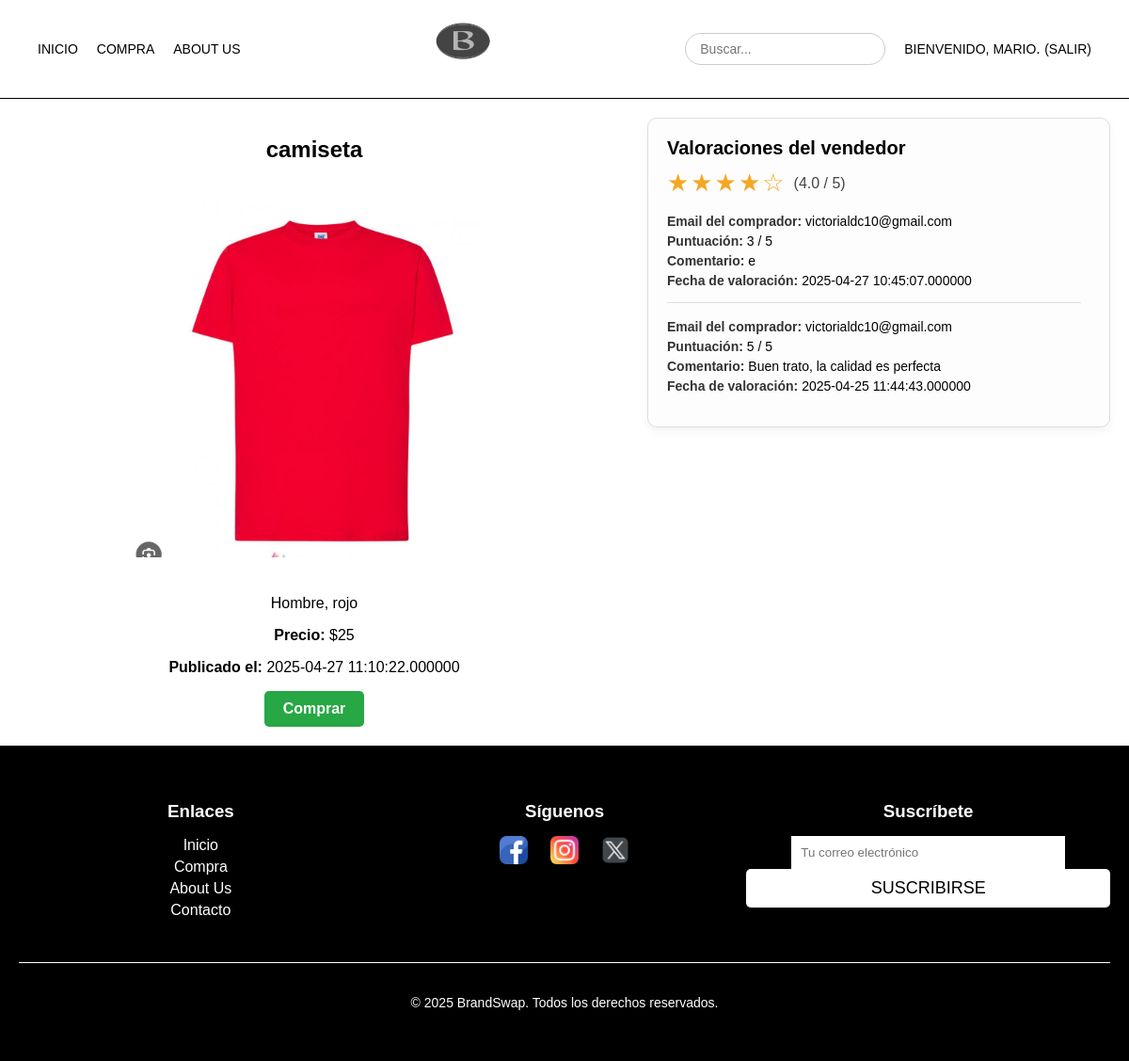
/verProducto.php?id=136 (signed in), run on the app's committed database.
### tables this page shows
CREATE TABLE `productos` (
  `id_producto` int(100) NOT NULL,
  `id_usuario` int(100) NOT NULL,
  `nombre_producto` varchar(100) NOT NULL,
  `descripcion` text NOT NULL,
  `precio` decimal(65,0) NOT NULL,
  `fecha_publicacion` timestamp(6) NOT NULL DEFAULT current_timestamp(6) ON UPDATE current_timestamp(6),
  `imagen` longtext DEFAULT NULL
);

CREATE TABLE `valoraciones` (
  `id_valoracion` int(11) NOT NULL,
  `id_comprador` int(11) NOT NULL,
  `id_vendedor` int(11) NOT NULL,
  `puntuacion` int(11) NOT NULL,
  `comentario` text NOT NULL,
  `fecha_valoracion` timestamp(6) NOT NULL DEFAULT current_timestamp(6) ON UPDATE current_timestamp(6),
  `id_producto` int(11) NOT NULL
);

CREATE TABLE `usuarios` (
  `id_usuario` int(20) NOT NULL,
  `nombre` varchar(100) NOT NULL,
  `email` varchar(100) NOT NULL,
  `contrasena` varchar(100) NOT NULL,
  `fecha_registro` datetime DEFAULT current_timestamp(),
  `foto_perfil` varchar(255) DEFAULT NULL,
  `tipo` varchar(20) NOT NULL DEFAULT 'user',
  `edad` int(11) DEFAULT NULL,
  `pais` varchar(50) DEFAULT NULL,
  `genero` enum('Hombre','Mujer','Otro') DEFAULT NULL,
  `telefono` varchar(20) DEFAULT NULL
);

### includes/valoraciones/valoracionDAO.php (called while the page is built, shortened)
<?php
require_once("valoracionDTO.php");
class valoracionDAO extends baseDAO implements IValoracion {
    public function obtenerValoracionesPorVendedor($id_vendedor)
{
    $conn = application::getInstance()->getConexionBd();
    $sql = "SELECT v.*, u.email AS email_comprador
            FROM valoraciones v
            JOIN usuarios u ON v.id_comprador = u.id_usuario
            WHERE v.id_vendedor = ?
            ORDER BY v.fecha_valoracion DESC";
    $stmt = $conn->prepare($sql);
    $stmt->bind_param("i", $id_vendedor);
    $stmt->execute();
    $result = $stmt->get_result();
    $valoraciones = [];
    while ($fila = $result->fetch_assoc()) {
        $valoracionDTO = new ValoracionDTO(
            $fila['id_valoracion'],
            $fila['id_comprador'],
            $fila['id_vendedor'],
            $fila['id_producto'],
            $fila['puntuacion'],
            $fila['comentario'],
            $fila['fecha_valoracion']
        );
        $valoracionDTO->emailComprador = $fila['email_comprador'];
        $valoraciones[] = $valoracionDTO;
    }
    return $valoraciones;
}
public function obtenerMediaPorVendedor($id_vendedor) {
    $conn = application::getInstance()->getConexionBd();
    $sql = "SELECT AVG(puntuacion) as media FROM valoraciones WHERE id_vendedor = ?";
    $stmt = $conn->prepare($sql);
    $stmt->bind_param("i", $id_vendedor);
    $stmt->execute();
    $stmt->bind_result($media);
    return $media ?? 0;
}
}
?>

### includes/productos/productoDAO.php (called while the page is built, shortened)
<?php
require_once("productoDTO.php");
class productoDAO extends baseDAO implements IProducto
{
    public function obtenerProductoPorId($id) {
        $conn = application::getInstance()->getConexionBd();
        $sql = "SELECT id_producto, id_usuario, nombre_producto, descripcion, precio, imagen, fecha_publicacion
                FROM productos WHERE id_producto = ?";
        $stmt = $conn->prepare($sql);
        $stmt->bind_param("i", $id);
        if (!$stmt->execute()) {
            return null;
        }
        $resultado = $stmt->get_result();
        if ($fila = $resultado->fetch_assoc()) {
            return new ProductoDTO(
                $fila['id_producto'],
                $fila['id_usuario'],
                $fila['nombre_producto'],
                $fila['descripcion'],
                $fila['precio'],
                $fila['imagen'],
                $fila['fecha_publicacion']
            );
        } else {
            return null;
        }
    }
}
?>

### includes/productos/productoAppService.php (called while the page is built, shortened)
<?php
class productoAppService
{
    public function obtenerProductoPorId($idProducto)
{
    $IProductoDAO = productoFactory::CreateProducto();
    return $IProductoDAO->obtenerProductoPorId($idProducto);
}
}
?>

### includes/verProductos/procesarVerProducto.php (called while the page is built, shortened)
<?php
require_once(__DIR__ . "/../productos/productoAppService.php");
require_once(__DIR__ . "/../valoraciones/valoracionAppService.php");
class procesarVerProducto {
    public static function obtenerProducto($idProducto) {
        $productoAppService = productoAppService::GetSingleton();
        return $productoAppService->obtenerProductoPorId($idProducto);
    }
    public static function obtenerValoracionesDeVendedor($idProducto) {
        $productoAppService = productoAppService::GetSingleton();
        $producto = $productoAppService->obtenerProductoPorId($idProducto);
        $idVendedor = $producto->getIdUsuario();
        $valoracionService = valoracionAppService::GetSingleton();
        return $valoracionService->obtenerValoracionesPorVendedor($idVendedor);
    }
    public static function obtenerMediaValoracionVendedor($idUsuario) {
        $valoracionAppService = valoracionAppService::GetSingleton();
        return $valoracionAppService->obtenerMediaPorVendedor($idUsuario);
    }
}
?>

### includes/valoraciones/valoracionAppService.php (called while the page is built, shortened)
<?php
class valoracionAppService {
    public function obtenerValoracionesPorVendedor($id_vendedor) {
        $valoracionDAO = valoracionFactory::CreateValoracion();
        return $valoracionDAO->obtenerValoracionesPorVendedor($id_vendedor);
    }
    public function obtenerMediaPorVendedor($id_vendedor) {
        $valoracionDAO = valoracionFactory::CreateValoracion();
        return $valoracionDAO->obtenerMediaPorVendedor($id_vendedor);
    }
}
?>

### includes/valoraciones/valoracionDTO.php (called while the page is built, shortened)
<?php
class ValoracionDTO {
    private $puntuacion;
    private $comentario;
    private $fecha_valoracion;
    public function __construct($id_valoracion, $id_comprador, $id_vendedor, $id_producto, $puntuacion, $comentario, $fecha_valoracion) {
        $this->puntuacion = $puntuacion;
        $this->comentario = $comentario;
        $this->fecha_valoracion = $fecha_valoracion;
    }
    public function getPuntuacion() { return $this->puntuacion; }
    public function getComentario() { return $this->comentario; }
    public function getFechaValoracion() { return $this->fecha_valoracion; }
}
?>

### includes/productos/productoDTO.php (called while the page is built, shortened)
<?php
class ProductoDTO {
    private $id;
    private $nombre;
    private $descripcion;
    private $precio;
    private $imagen;
    private $fecha_publicacion;
    public function __construct($id, $id_usuario, $nombre, $descripcion, $precio, $imagen, $fecha_publicacion) {
        $this->id = $id;
        $this->nombre = $nombre;
        $this->descripcion = $descripcion;
        $this->precio = $precio;
        $this->imagen = $imagen;
        $this->fecha_publicacion = $fecha_publicacion;
    }
    public function getId() { return $this->id; }
    public function getNombre() { return $this->nombre; }
    public function getDescripcion() { return $this->descripcion; }
    public function getPrecio() { return $this->precio; }
    public function getImagen() { return $this->imagen; }
    public function getFechaPublicacion() { return $this->fecha_publicacion; }
}
?>

### verProducto.php (the view, shortened to what this page needs)
<?php
require_once("includes/verProductos/procesarVerProducto.php");
$idProducto = $_GET['id'] ?? null;
$producto = procesarVerProducto::obtenerProducto($idProducto);
$valoraciones = procesarVerProducto::obtenerValoracionesDeVendedor($idProducto);
$mediaPuntuacion = procesarVerProducto::obtenerMediaValoracionVendedor($producto->getIdUsuario());
$estrellas = "";
$mediaRedondeada = round($mediaPuntuacion);
for ($i = 1; $i <= 5; $i++) {
    $estrellas .= ($i <= $mediaRedondeada) ? "★" : "☆";
}
$valoracionesHtml = "<div class='valoraciones-box'>
    <h3>Valoraciones del vendedor</h3>
    <div class='media-valoracion'>
        <span class='estrellas'>$estrellas</span>
        <span class='nota-media'>(" . number_format($mediaPuntuacion, 1) . " / 5)</span>
    </div>
    <div class='valoraciones-scroll'>";
if (empty($valoraciones)) {
    $valoracionesHtml .= "<p>No hay valoraciones disponibles.</p>";
} else {
    foreach ($valoraciones as $val) {
        $comentario = htmlspecialchars($val->getComentario());
        $puntuacion = intval($val->getPuntuacion());
        $fecha = htmlspecialchars($val->getFechaValoracion());
        $emailComprador = htmlspecialchars($val->emailComprador ?? "");
        $valoracionesHtml .= "<div class='valoracion'>
            <strong>Email del comprador:</strong> {$emailComprador}<br>
            <strong>Puntuación:</strong> {$puntuacion} / 5<br>
            <strong>Comentario:</strong> {$comentario}<br>
            <strong>Fecha de valoración:</strong> {$fecha}
        </div>";
    }
}
$valoracionesHtml .= "</div></div>";
$botonComprar = "";
if (isset($_SESSION['login']) && $_SESSION['login'] === true) {
    $botonComprar = '<a href="comprarProducto.php?id=' . htmlspecialchars($producto->getId()) . '" class="button">Comprar</a>';
} else {
    $botonComprar = '<a href="login.php" class="button">Inicia sesión para comprar</a>';
}
$contenidoPrincipal = <<<EOS
<div class="detalle-wrapper">
    <div class="producto-detalle">
        <h1>{$producto->getNombre()}</h1>
        <img src="{$producto->getImagen()}" alt="Imagen del producto">
        <p class="descripcion">{$producto->getDescripcion()}</p>
        <p class="precio"><strong>Precio:</strong> \${$producto->getPrecio()}</p>
        <p class="fecha"><strong>Publicado el:</strong> {$producto->getFechaPublicacion()}</p>
        $botonComprar
    </div>
    $valoracionesHtml
</div>
EOS;
require("includes/comun/plantilla.php");
?>

### CSS/estilo.css (style rules this page uses)
body { margin: 0; font-family: Arial, sans-serif; background-color: #fff; color: #000; padding-top: 80px; display: flex; flex-direction: column; height: 100%; }
.button { display: inline-block; padding: 8px 12px; text-decoration: none; border-radius: 5px; font-weight: bold; color: #fff; transition: background 0.2s ease-in-out; }
.producto-detalle { text-align: center; max-width: 600px; margin: 0 auto; }
.producto-detalle img { width: 100%; max-width: 400px; border-radius: 10px; margin-bottom: 20px; }
.button { display: inline-block !important; background-color: #28a745 !important; color: white !important; padding: 10px 20px; border-radius: 5px; text-decoration: none; font-weight: bold; text-align: center; }
.valoracion { margin-bottom: 10px; padding-bottom: 10px; border-bottom: 1px solid #ccc; }
.detalle-wrapper { display: flex; flex-wrap: wrap; gap: 40px; align-items: flex-start; padding: 20px; }
.valoraciones-box { width: 450px; max-height: 460px; border: 1px solid #ddd; border-radius: 10px; padding: 20px; background: #fdfdfd; box-shadow: 0 4px 10px rgba(0, 0, 0, 0.05); overflow: hidden; }
.valoraciones-box h3 { margin-top: 0; font-size: 20px; margin-bottom: 10px; font-weight: 600; }
.media-valoracion { font-size: 22px; color: #f5a623; margin-bottom: 15px; display: flex; align-items: center; }
.estrellas { font-size: 26px; letter-spacing: 2px; }
.nota-media { font-size: 16px; color: #444; margin-left: 8px; }
.valoraciones-scroll { max-height: 300px; overflow-y: auto; padding-right: 10px; }
.valoracion { margin-bottom: 15px; padding-bottom: 12px; border-bottom: 1px solid #e0e0e0; font-size: 14px; line-height: 1.5; }
.valoracion:last-child { border-bottom: none; margin-bottom: 0; }
.valoracion strong { color: #333; }

### data on the page
productos: nombre_producto "camiseta", imagen (picture), descripcion "Hombre, rojo", precio "25", fecha_publicacion "2025-04-27 11:10:22.000000"
valoraciones: usuarios.email "victorialdc10@gmail.com", puntuacion "3", comentario "e", fecha_valoracion "2025-04-27 10:45:07.000000"
valoraciones: usuarios.email "victorialdc10@gmail.com", puntuacion "5", comentario "Buen trato, la calidad es perfecta", fecha_valoracion "2025-04-25 11:44:43.000000"

### other printed values
$_SESSION['nombre'] "MARIO"
$estrellas "★★★★☆"
$mediaPuntuacion "4.0"
